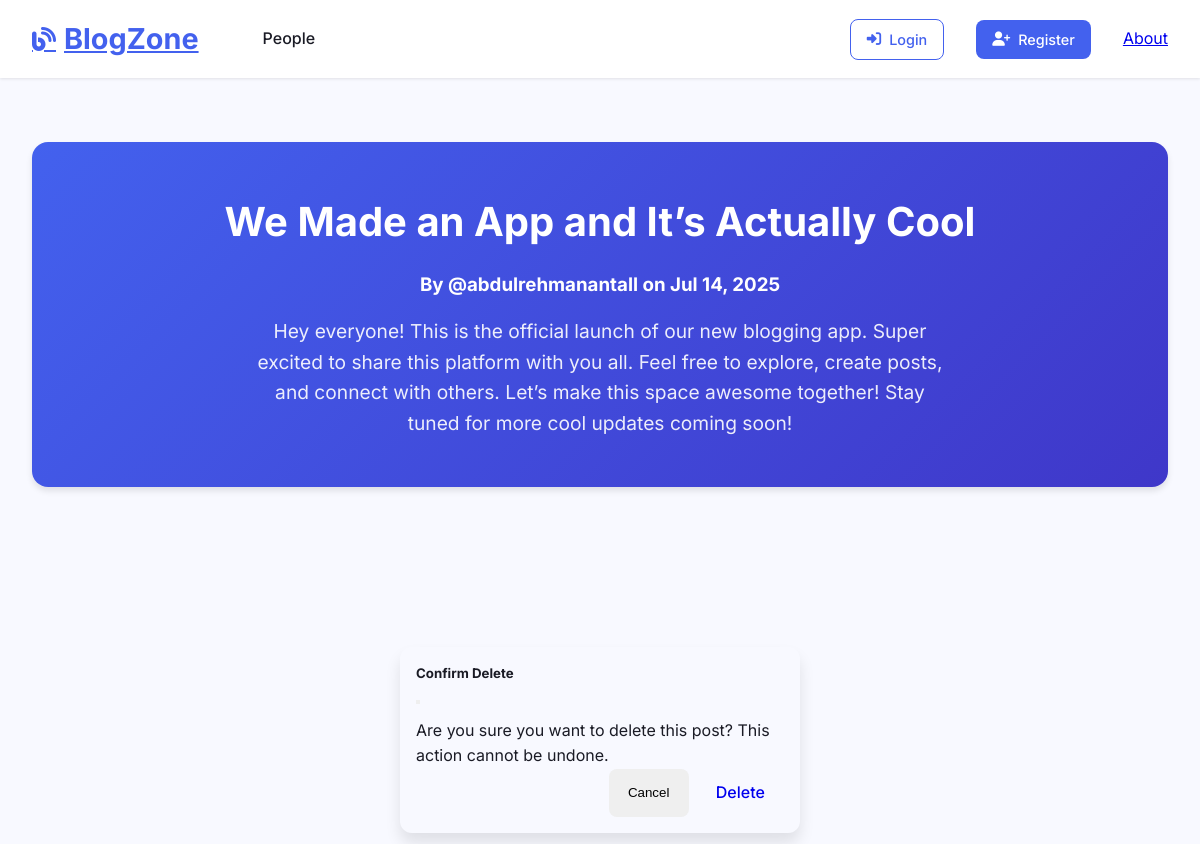
Page /3 on the committed database.
### companyblog/models.py (models this page shows, shortened)
class BlogPost(db.Model):
    users=db.relationship(User)
    id=db.Column(db.Integer,primary_key=True)
    user_id=db.Column(db.Integer,db.ForeignKey('users.id'),nullable=False)
    date=db.Column(db.DateTime,nullable=False,default=datetime.utcnow)
    title=db.Column(db.String(),nullable=False)
    text=db.Column(db.Text,nullable=False)

class User(db.Model,UserMixin):
    __tablename__='users'
    id=db.Column(db.Integer,primary_key=True)
    profile_image=db.Column(db.String(64),nullable=False,default='default_profile.png')
    email=db.Column(db.String(64),unique=True,index=True)
    username=db.Column(db.String(64),unique=True,index=True)
    password_hash=db.Column(db.String(128))
    posts=db.relationship('BlogPost',backref='author',lazy=True)

### companyblog/users/views.py (the view)
@users.route("/<username>")
def user_posts(username):
    page=request.args.get('page',1,type=int)
    user=User.query.filter_by(username=username).first_or_404()
    blog_posts=BlogPost.query.filter_by(author=user).order_by(BlogPost.date.desc()).paginate(page=page,per_page=5)
    return render_template('user_blog_posts.html',blog_posts=blog_posts,user=user)

### companyblog/blog_posts/views.py (called while the page is built)
@blog_posts.route('/<int:blog_post_id>')
def blog_post(blog_post_id):
    blog_post=BlogPost.query.get_or_404(blog_post_id)
    return render_template('blog_post.html',title=blog_post.title,date=blog_post.date,post=blog_post)

### companyblog/templates/blog_post.html (shortened to what this page needs)
{% extends "base.html" %}
{% block content %}
<div class="jumbotron">
    <h1>{{ post.title }}</h1>
    <h3>By @{{ post.author.username }} on {{ post.date.strftime('%b %d, %Y') }}</h3>
    <p style="margin-top: 1rem;">{{ post.text }}</p>
</div>
<div class="modal fade" id="del_modal" tabindex="-1" aria-labelledby="deleteModalLabel" aria-hidden="true">
    <div class="modal-dialog modal-dialog-centered">
        <div class="modal-content">
            <div class="modal-header">
                <h5 class="modal-title" id="deleteModalLabel">Confirm Delete</h5>
                <button type="button" class="btn-close" data-bs-dismiss="modal" aria-label="Close"></button>
            </div>
            <div class="modal-body">
                Are you sure you want to delete this post? This action cannot be undone.
            </div>
            <div class="modal-footer">
                <button type="button" class="btn btn-secondary" data-bs-dismiss="modal">Cancel</button>
                <a href="{{ url_for('blog_posts.delete_post', blog_post_id=post.id) }}"
                    class="btn btn-danger">Delete</a>
            </div>
        </div>
    </div>
</div>
{% endblock %}

### companyblog/templates/base.html (style rules this page uses)
:root { --primary: #4361ee; --primary-light: #e0e7ff; --secondary: #3f37c9; --accent: #f72585; --dark: #1a1b25; --light: #f8f9ff; --gray: #6c757d; --light-gray: #e9ecef; --success: #4cc9f0; --warning: #f8961e; --danger: #ef233c; --radius-sm: 8px; --radius-md: 12px; --radius-lg: 16px; --shadow-sm: 0 1px 3px rgba(0, 0, 0, 0.1); --shadow-md: 0 4px 6px rgba(0, 0, 0, 0.1); --shadow-lg: 0 10px 15px rgba(0, 0, 0, 0.1); --transition: all 0.3s cubic-bezier(0.25, 0.8, 0.25, 1); }
* { margin: 0; padding: 0; box-sizing: border-box; }
body { font-family: 'Inter', sans-serif; background-color: var(--light); color: var(--dark); line-height: 1.6; }
.jumbotron { background: linear-gradient(135deg, var(--primary), var(--secondary)); color: white; padding: 3rem 2rem; text-align: center; border-radius: var(--radius-lg); margin: 2rem 0; box-shadow: var(--shadow-md); }
.jumbotron h1 { font-size: 2.5rem; margin-bottom: 1rem; }
.jumbotron p { font-size: 1.2rem; max-width: 700px; margin: 0 auto; opacity: 0.9; }
.btn { display: inline-flex; align-items: center; justify-content: center; padding: 0.7rem 1.2rem; border-radius: var(--radius-sm); text-decoration: none; font-weight: 500; transition: var(--transition); gap: 0.5rem; border: none; cursor: pointer; }
.modal-dialog { max-width: 400px; margin: 10rem auto; }
.modal-content { border-radius: var(--radius-md); box-shadow: var(--shadow-lg); padding: 1rem; }
.modal-header { border-bottom: none; padding-bottom: 0; }
.modal-body { font-size: 1rem; color: var(--dark); padding-top: 0.5rem; }
.modal-footer { border-top: none; padding-top: 0; display: flex; justify-content: flex-end; gap: 0.5rem; }

### rows in the picture
BlogPost: title "We Made an App and It’s Actually Cool", date "Jul 14, 2025", text "Hey everyone! This is the official launch of our new blogging app. Super excited to share this platform with you all. Feel free to explore, create posts, and connect with others. Let’s make this space awesome together! Stay tuned for more cool updates coming soon!"
User: author.username "abdulrehmanantall"
